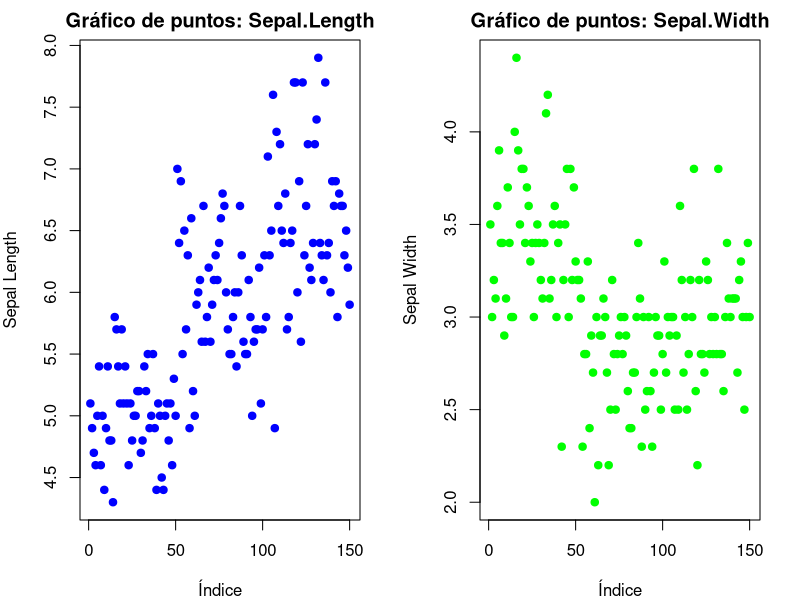
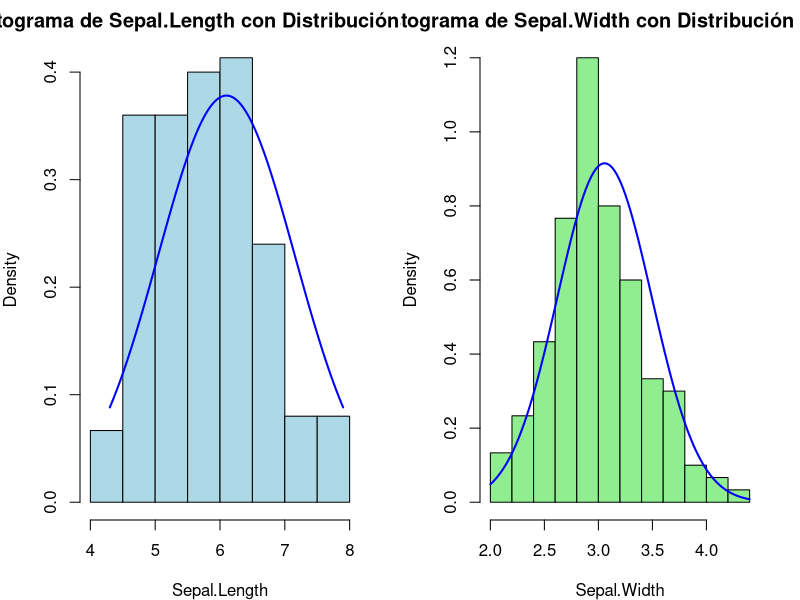
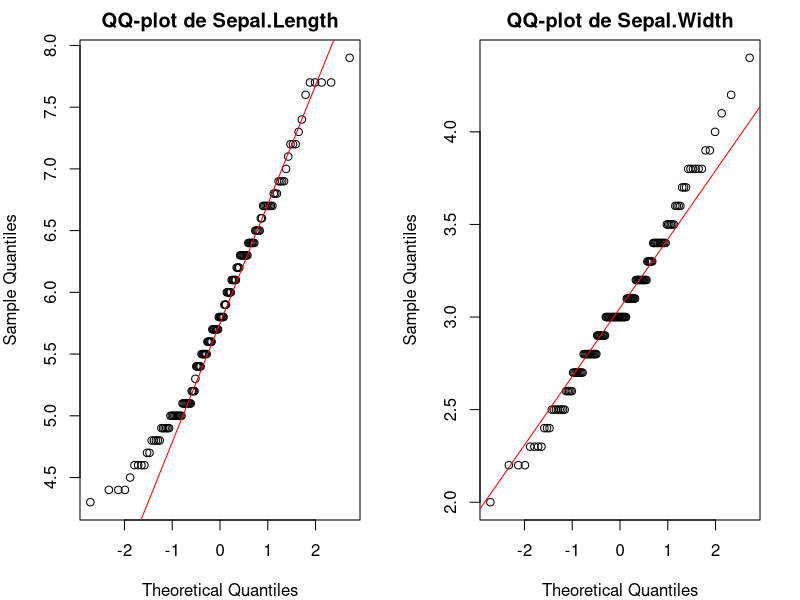
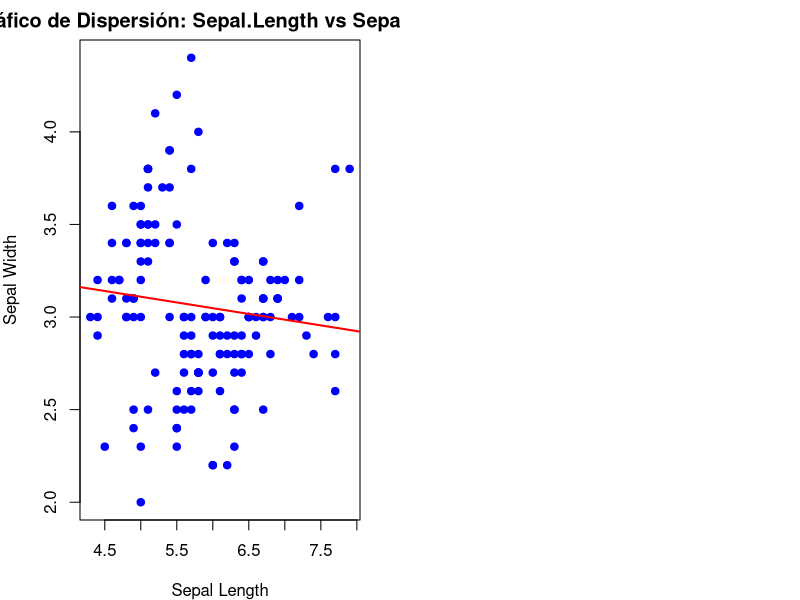
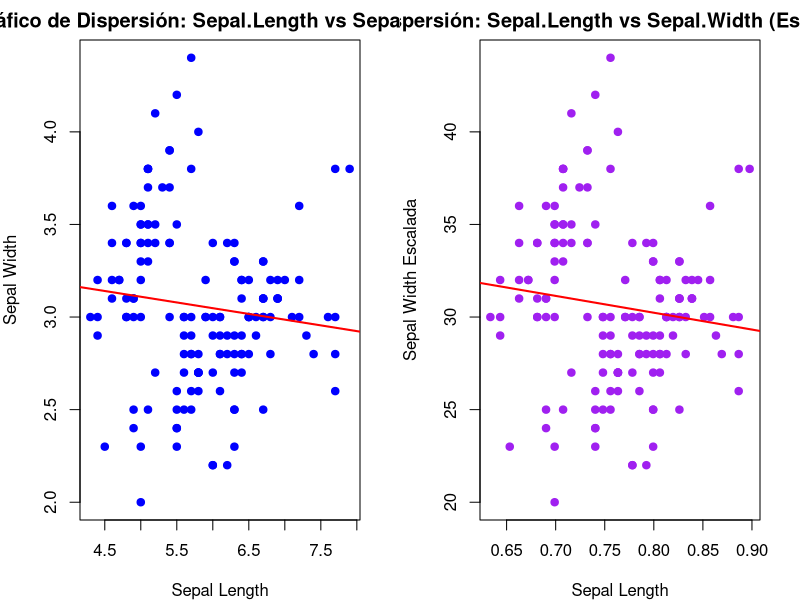
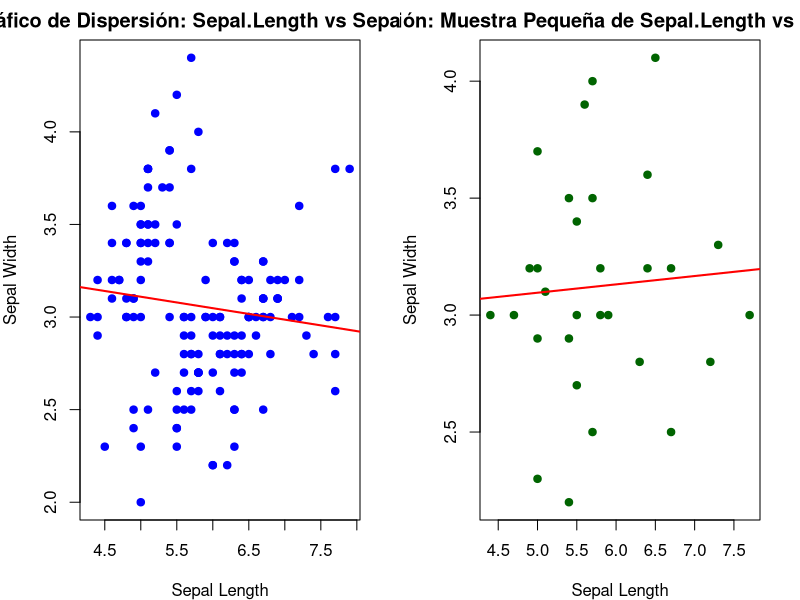
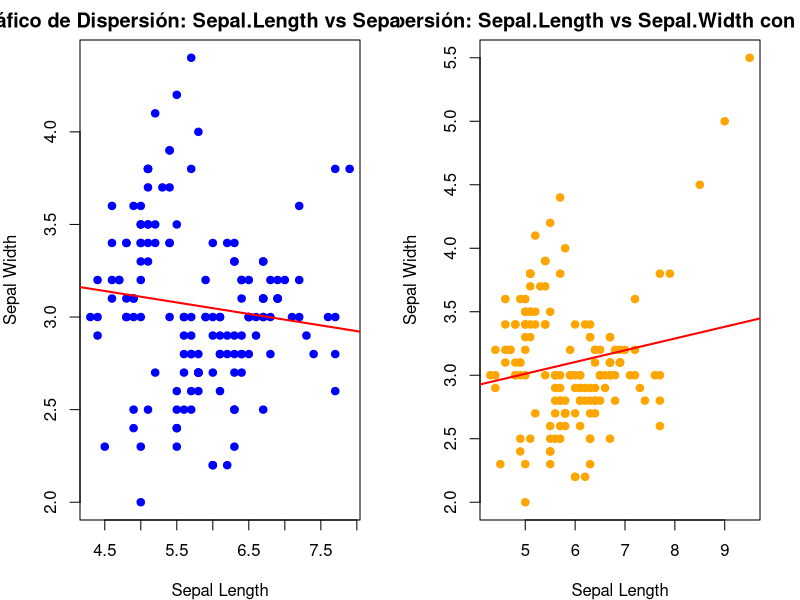
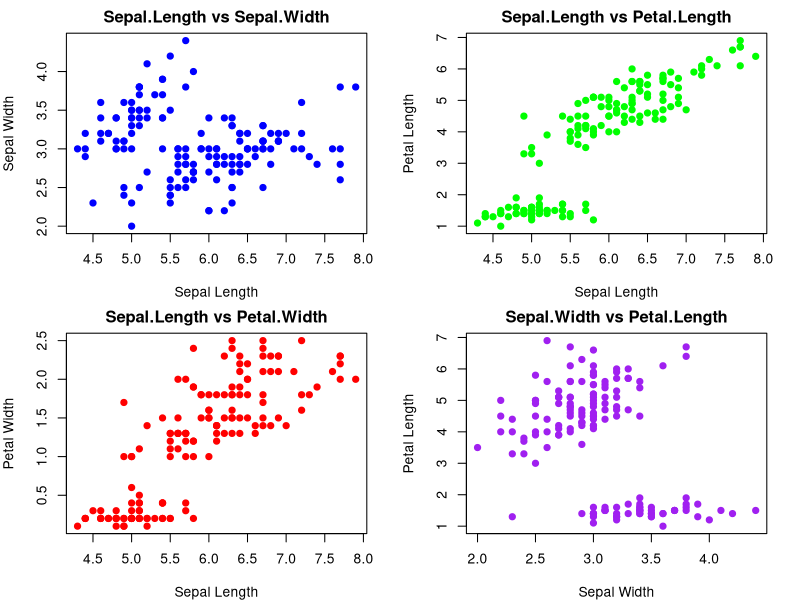

Recreate these plots in R, in order.
# UNIVERSIDAD DE NARIÑO
# FACULTAD DE CIENCIAS EXACTAS Y NATURALES
# PROGRAMA DE BIOLOGÍA
# Asignatura: Análisis de datos II
# Profesor: Jhon Jairo Calderón – Diego E. Martinez Revelo
#
# Análisis de correlación
#
# librerias
  library(nortest)
  library(corrplot)
  #
# Correlación simple
    #
    #Cargar el dataset iris
    data(iris)
    #
    # Seleccionar las variables numéricas de interés (Sepal.Length y Sepal.Width)
    x <- iris$Sepal.Length
    y <- iris$Sepal.Width
    #
  # 1. Gráfico de puntos para visualizar el comportamiento de cada variable
    par(mfrow = c(1, 2), mar=c(4,4,2,2)) 
    plot(x, main = "Gráfico de puntos: Sepal.Length", ylab = "Sepal Length", 
       xlab = "Índice", pch = 19, col = "blue") # Gráfico de puntos de Sepal.Length
    plot(y, main = "Gráfico de puntos: Sepal.Width", ylab = "Sepal Width", 
       xlab = "Índice", pch = 19, col = "green")   # Gráfico de puntos de Sepal.Width
    #
  # 2. Evaluación de la normalidad de Sepal.Length y Sepal.Width
    #
    # Histogramas
    #
    par(mfrow = c(1, 2), mar=c(4,4,2,2))
    hist(x, probability = TRUE, main = "Histograma de Sepal.Length con Distribución Normal",
       xlab = "Sepal.Length", col = "lightblue", border = "black")
    curve(dnorm(x, mean = mean(x), sd = sd(x)), from = min(x), to = max(x), 
        add = TRUE, col = "blue", lwd = 2)
    hist(y, probability = TRUE, main = "Histograma de Sepal.Width con Distribución Normal",
       xlab = "Sepal.Width", col = "lightgreen", border = "black")
    curve(dnorm(x, mean = mean(y), sd = sd(y)), from = min(y), to = max(y), 
          add = TRUE, col = "blue", lwd = 2)
    # QQ-plots
    par(mfrow = c(1, 2), mar=c(4,4,2,2))
    qqnorm(x, main = "QQ-plot de Sepal.Length")
    qqline(x, col = "red")
    qqnorm(y, main = "QQ-plot de Sepal.Width")
    qqline(y, col = "red")
    #
  # Pruebas de normalidad
    shapiro.test(x)
    shapiro.test(y)
    ad.test(x)
    ad.test(y)
    #
    # Interprete los resultados de las graficas y pruebas: ¿Los datos son normales?
    #
  # 3. Correlación de Pearson y Spearman para Sepal.Length y Sepal.Width
    #
    pearson_corr <- cor(x, y, method = "pearson")
    cat("Correlación de Pearson: ", pearson_corr, "\n")
    r_squared_pearson <- pearson_corr^2
    print(paste("R^2 para Pearson:", r_squared_pearson))
    # Interpretación:
    # La correlación de Pearson mide la relación lineal entre las variables.
    # - r = 1: Relación lineal positiva perfecta.
    # - r = -1: Relación lineal negativa perfecta.
    # - r = 0: Sin relación lineal.
    # - 0.3 - 0.7: Correlación positiva moderada.
    # - 0.7 - 1: Correlación positiva fuerte.
    # - -0.3 - -0.7: Correlación negativa moderada.
    # - -0.7 - -1: Correlación negativa fuerte.
    spearman_corr <- cor(x, y, method = "spearman")
    cat("Correlación de Spearman: ", spearman_corr, "\n")
    r_squared_spearman <- spearman_corr^2
    print(paste("R^2 para Spearman:", r_squared_spearman))
    # Interpretación:
    # La correlación de Spearman mide la relación monotónica basada en rangos.
    # - ρ = 1: Relación monotónica positiva perfecta.
    # - ρ = -1: Relación monotónica negativa perfecta.
    # - ρ = 0: Sin relación monotónica.
    # - 0.3 - 0.7: Correlación positiva moderada en rangos.
    # - 0.7 - 1: Correlación positiva fuerte en rangos.
    # - -0.3 - -0.7: Correlación negativa moderada en rangos.
    # - -0.7 - -1: Correlación negativa fuerte en rangos.
    #
  # Gráfico de dispersión entre las dos variables
    plot(x, y, main = "Gráfico de Dispersión: Sepal.Length vs Sepal.Width",
    xlab = "Sepal Length", ylab = "Sepal Width", pch = 19, col = "blue")
    abline(lm(y ~ x), col = "red", lwd = 2)  # Línea de regresión ajustada
    #
    # Interpretación: El gráfico de dispersión muestra la relación entre 
    #Sepal.Length y Sepal.Width. La línea de regresión muestra la tendencia lineal
    # entre las dos variables.
    # Que interpretación puede hacer de la figura: Hay correlación?
    #
  # 4. Sensibilidad de la correlación
      #
    # Evaluación de la sensibilidad de la correlación a la escala de las variables
      #
      # Ajustar escala de Sepal.Width y observar la correlación
      y_scaled <- y * 10  # Cambiar la escala de Sepal.Width
      x_scaled <- log10(x)
      pearson_corr_scaled <- cor(x_scaled, y_scaled, method = "pearson")
      cat("Correlación de Pearson con escala cambiada en Sepal.Width: ", pearson_corr_scaled, "\n")
      r_pearson_corr_scaled <- pearson_corr_scaled^2
      print(paste("R^2 para Pearson scaled:", r_squared_pearson))
      # Interpretación: La correlación no debería cambiar al ajustar la escala de
      # las variables. Esto verifica que la correlación de Pearson es insensible a 
      # la escala de las variables.
      #
      # Gráfico de dispersión con la variable escalada
      par(mfrow = c(1, 2), mar=c(4,4,2,2))
      plot(x, y, main = "Gráfico de Dispersión: Sepal.Length vs Sepal.Width",
           xlab = "Sepal Length", ylab = "Sepal Width", pch = 19, col = "blue")
      abline(lm(y ~ x), col = "red", lwd = 2)  # Línea de regresión ajustada
      plot(x_scaled, y_scaled, main = "Dispersión: Sepal.Length vs Sepal.Width (Escalada)", 
          xlab = "Sepal Length", ylab = "Sepal Width Escalada", pch = 19, col = "purple")
      abline(lm(y_scaled ~ x_scaled), col = "red", lwd = 2)  # Línea de regresión ajustada
      #
    # Sensibilidad al tamaño de muestra: usar una muestra más pequeña
      sample_size <- 30  # Tomar una muestra aleatoria
      x_sample <- sample(x, sample_size)
      y_sample <- sample(y, sample_size)
      pearson_corr_sample <- cor(x_sample, y_sample, method = "pearson")
      cat("Correlación de Pearson con muestra pequeña: ", pearson_corr_sample, "\n")
      r_pearson_corr_sample <- pearson_corr_sample^2
      print(paste("R^2 para Pearson sample:", r_squared_pearson))
      # Interpretación: La correlación puede variar con diferentes tamaños de muestra. 
      # Evaluar cómo cambia la correlación con una muestra pequeña ayuda a entender 
      # la estabilidad de la correlación con respecto al tamaño de muestra.
      #
      # Gráfico de dispersión con muestra pequeña
      par(mfrow = c(1, 2), mar=c(4,4,2,2))
      plot(x, y, main = "Gráfico de Dispersión: Sepal.Length vs Sepal.Width",
           xlab = "Sepal Length", ylab = "Sepal Width", pch = 19, col = "blue")
      abline(lm(y ~ x), col = "red", lwd = 2)  # Línea de regresión ajustada
      plot(x_sample, y_sample, main = "Dispersión: Muestra Pequeña de Sepal.Length vs Sepal.Width",
         xlab = "Sepal Length", ylab = "Sepal Width", pch = 19, col = "darkgreen")
      abline(lm(y_sample ~ x_sample), col = "red", lwd = 2)  # Línea de regresión ajustada
      #
      # Interpretación: Este gráfico muestra la relación en una muestra pequeña, 
      # destacando posibles variaciones en la correlación debido al tamaño 
      # reducido de la muestra.
      #
    # Evaluación de la sensibilidad a la presencia de outliers
      x_outliers <- c(x, 8.5, 9.0, 9.5)  # Añadir valores atípicos en Sepal.Length
      y_outliers <- c(y, 4.5, 5.0, 5.5)
      pearson_corr_outliers <- cor(x_outliers, y_outliers, method = "pearson")
      cat("Correlación de Pearson con outliers: ", pearson_corr_outliers, "\n")
      r_pearson_corr_outliers <- pearson_corr_outliers^2
      print(paste("R^2 para Pearson outliers:", r_squared_pearson))
            # Interpretación: Los outliers pueden influir significativamente en la 
      # correlación. Evaluar cómo cambian los resultados con outliers ayuda a entender 
      # la robustez de la correlación.
      #
      # Gráfico de dispersión con outliers
      #
      par(mfrow = c(1, 2), mar=c(4,4,2,2))
      plot(x, y, main = "Gráfico de Dispersión: Sepal.Length vs Sepal.Width",
           xlab = "Sepal Length", ylab = "Sepal Width", pch = 19, col = "blue")
      abline(lm(y ~ x), col = "red", lwd = 2)  # Línea de regresión ajustada
      plot(x_outliers, y_outliers, main = "Dispersión: Sepal.Length vs Sepal.Width con Outliers",
         xlab = "Sepal Length", ylab = "Sepal Width", pch = 19, col = "orange")
      abline(lm(y_outliers ~ x_outliers), col = "red", lwd = 2)  # Línea de regresión ajustada
      # Interpretación: Este gráfico muestra la relación entre Sepal.Length y 
      # Sepal.Width con outliers. Los outliers pueden distorsionar la visualización 
      # y la correlación calculada.
      #
      #
# Correlación multiple
    #
    # Cargar el dataset iris
    data(iris)
    # Seleccionar las 4 variables numéricas de interés
    variables <- iris[, 1:4]  # Sepal.Length, Sepal.Width, Petal.Length, Petal.Width
    #
  # 1. Graficar las relaciones entre las variables
    par(mfrow = c(2, 2), mar = c(4, 4, 2, 2))
    plot(variables$Sepal.Length, variables$Sepal.Width, main = "Sepal.Length vs Sepal.Width",
           xlab = "Sepal Length", ylab = "Sepal Width", pch = 19, col = "blue")
    plot(variables$Sepal.Length, variables$Petal.Length, main = "Sepal.Length vs Petal.Length",
           xlab = "Sepal Length", ylab = "Petal Length", pch = 19, col = "green")
    plot(variables$Sepal.Length, variables$Petal.Width, main = "Sepal.Length vs Petal.Width",
           xlab = "Sepal Length", ylab = "Petal Width", pch = 19, col = "red")
    plot(variables$Sepal.Width, variables$Petal.Length, main = "Sepal.Width vs Petal.Length",
           xlab = "Sepal Width", ylab = "Petal Length", pch = 19, col = "purple")
    #
  # 2. Evaluación de la normalidad de las variables
    #
    par(mfrow = c(2, 2), mar = c(4, 4, 2, 2))
    hist(variables$Sepal.Length, probability = TRUE, main = "Histograma de Sepal.Length",
         xlab = "Sepal Length", col = "lightblue", border = "black", ylim = c(0, 0.5))
    curve(dnorm(x, mean = mean(variables$Sepal.Length), sd = sd(variables$Sepal.Length)), 
          from = min(variables$Sepal.Length), to = max(variables$Sepal.Length), 
          add = TRUE, col = "blue", lwd = 3)
    hist(variables$Sepal.Width, probability = TRUE, main = "Histograma de Sepal.Width",
         xlab = "Sepal Width", col = "lightgreen", border = "black")
    curve(dnorm(x, mean = mean(variables$Sepal.Width), sd = sd(variables$Sepal.Width)), 
          from = min(variables$Sepal.Width), to = max(variables$Sepal.Width), 
          add = TRUE, col = "blue", lwd = 3)
    hist(variables$Petal.Length, probability = TRUE, main = "Histograma de Petal.Length",
         xlab = "Petal Length", col = "lightcoral", border = "black")
    curve(dnorm(x, mean = mean(variables$Petal.Length), sd = sd(variables$Petal.Length)), 
          from = min(variables$Petal.Length), to = max(variables$Petal.Length), 
          add = TRUE, col = "blue", lwd = 3)
    hist(variables$Petal.Width, probability = TRUE, main = "Histograma de Petal.Width",
         xlab = "Petal Width", col = "lightgoldenrod", border = "black")
    curve(dnorm(x, mean = mean(variables$Petal.Width), sd = sd(variables$Petal.Width)), 
          from = min(variables$Petal.Width), to = max(variables$Petal.Width), 
          add = TRUE, col = "blue", lwd = 3)
    #
    # q-q lots
    par(mfrow = c(2, 2), mar = c(4, 4, 2, 2))
    qqnorm(variables$Sepal.Length, main = "QQ-plot de Sepal.Length")
    qqline(variables$Sepal.Length, col = "red", lwd = 3)
    qqnorm(variables$Sepal.Width, main = "QQ-plot de Sepal.Width")
    qqline(variables$Sepal.Width, col = "red", lwd = 3)
    qqnorm(variables$Petal.Length, main = "QQ-plot de Petal.Length")
    qqline(variables$Petal.Length, col = "red", lwd = 3)
    qqnorm(variables$Petal.Width, main = "QQ-plot de Petal.Width")
    qqline(variables$Petal.Width, col = "red", lwd = 3)
    #
    # Pruebas de normalidad
    shapiro.test(variables$Sepal.Length)
    shapiro.test(variables$Sepal.Width)
    shapiro.test(variables$Petal.Length)
    shapiro.test(variables$Petal.Width)
    ad.test(variables$Sepal.Length)
    ad.test(variables$Sepal.Width)
    ad.test(variables$Petal.Length)
    ad.test(variables$Petal.Width)
    #
  # 3. Correlaciones
    #
    # Correlación de Pearson
    pearson_corr <- cor(variables, method = "pearson")
    pearson_corr  # Matriz de correlación de Pearson
    r_pearson_corr <- pearson_corr^2
    print(r_pearson_corr)
    # Calcular p-valores para Pearson
    p_values_pearson <- cor.mtest(variables, method = "pearson", conf.level = 0.95)$p
    print(p_values_pearson)
    # Gráfico de correlación de Pearson con p-valores
    corrplot(pearson_corr, p.mat = p_values_pearson, sig.level = 0.05, insig = "blank", 
             addCoef.col = "black", number.cex = 0.7, main = "Correlación de Pearson")
    #
    # Interpretación matriz de correlación:
    # La matriz de correlación muestra valores entre -1 y 1.
    # Valores cercanos a 1 indican una fuerte correlación positiva,
    # valores cercanos a -1 indican una fuerte correlación negativa,
    # y valores cercanos a 0 indican una débil o nula correlación.
    # En este caso, podemos analizar las correlaciones entre las variables Sepal 
    # y Petal.
    # Por ejemplo, una correlación alta entre Petal.Length y Petal.Width sugiere
    # que conforme una aumenta, la otra también lo hace (relación positiva).
    #
    # Matriz de varianza-covarianza para Pearson
    pearson_cov_matrix <- cov(variables)
    pearson_cov_matrix  # Matriz de varianza-covarianza
    #
    # Interpretación de la matriz de varianza-covarianza (Pearson):
    # La matriz de varianza-covarianza mide la dispersión conjunta de las variables.
    # Los valores diagonales representan la varianza de cada variable individual,
    # es decir, qué tanto se dispersan los datos alrededor de la media.
    # Los valores fuera de la diagonal indican la covarianza entre pares de variables,
    # que mide cómo varían juntas: un valor positivo indica que ambas variables tienden a
    # aumentar o disminuir juntas, mientras que un valor negativo indica que cuando una variable
    # aumenta, la otra tiende a disminuir.
    # Por ejemplo, una covarianza alta entre Petal.Length y Petal.Width indica que estas dos
    # variables tienden a aumentar o disminuir juntas, lo cual sugiere una relación directa.
    #
    # Correlación de Spearman
    spearman_corr <- cor(variables, method = "spearman")
    spearman_corr  # Matriz de correlación de Spearman
    r_spearman_corr <- spearman_corr^2
    print(r_spearman_corr)
    corrplot(spearman_corr)
    # Interpretación para Spearman:
    # Spearman mide la relación en términos de rangos y es más robusto frente a datos no normales.
    # Una correlación cercana a 1 o -1 sigue indicando relaciones fuertes (positivas o negativas), 
    # mientras que valores cercanos a 0 indican relaciones débiles o nulas.
    # A diferencia de Pearson, Spearman es menos sensible a valores atípicos
    # y puede detectar relaciones no lineales.
    #
    # Matriz de varianza-covarianza para Spearman
    spearman_cov_matrix <- cov(variables)  # No cambia, ya que cov() calcula varianza-covarianza
    spearman_cov_matrix  # Matriz de varianza-covarianza
    # 
    p_values_spearman <- cor.mtest(variables, method = "spearman", conf.level = 0.95)$p
    print(p_values_spearman)
    corrplot(spearman_corr, p.mat = p_values_spearman, sig.level = 0.05, insig = "blank", 
             addCoef.col = "black", number.cex = 0.7, main = "Correlación de Spearman")
    # Matriz de varianza-covarianza para Spearman
spearman_cov_matrix <- cov(variables)  # No cambia, ya que cov() calcula varianza-covarianza
spearman_cov_matrix  # Matriz de varianza-covarianza
    # Gráficos de dispersión entre las variables
    pairs(variables, main = "Gráficos de Dispersión entre las Variables",
          pch = 19, col = "blue")
    #
  # 4. Sensibilidad de la correlación multiple
    #
    # Sensibilidad al tamaño de muestra
    #
    # Crear una muestra pequeña aleatoria (por ejemplo, 50% de los datos)
    set.seed(123)  # Para reproducibilidad
    sample_indices <- sample(1:nrow(variables), size = 0.2 * nrow(variables))  # 50% de los datos
    small_sample <- variables[sample_indices, ]
    #
    # Calcular correlación y matriz de varianza-covarianza para la muestra completa
    pearson_corr_full <- cor(variables, method = "pearson")
    corrplot(pearson_corr_full)
        r_pearson_corr_full <- pearson_corr_full^2
    print(r_pearson_corr_full)
    cov_matrix_full <- cov(variables)
    print(cov_matrix_full)
    #
    # Calcular correlación y matriz de varianza-covarianza para la muestra pequeña
    pearson_corr_small <- cor(small_sample, method = "pearson")
    corrplot(pearson_corr_small)
    r_pearson_corr_small  <- pearson_corr_small ^2
    print(r_pearson_corr_small )
    cov_matrix_small <- cov(small_sample)
    print(cov_matrix_small)
    #
    # Graficos pareados
    pairs(variables, main = "Gráficos de Dispersión (Muestra Completa)",
          pch = 19, col = "blue")
    pairs(small_sample, main = "Gráficos de Dispersión (Muestra Pequeña)",
          pch = 19, col = "red")
    #
    # Mostrar las matrices de correlación y varianza-covarianza
    pearson_corr_full
    cov_matrix_full
    #
    pearson_corr_small
    cov_matrix_small
    #
    # Interpretación de la sensibilidad:
    # - **Matriz de Varianza-Covarianza**: Muestra la covarianza entre pares de  
    #  variables. Se mide en unidades cuadradas.
    #
    # - **Matriz de Correlación**: Muestra la fuerza y dirección de la relación 
    # lineal entre variables, estandarizada para eliminar el efecto de la escala.
    #
    # - **Sensibilidad al Tamaño de Muestra**: La matriz de correlación con un 
    # tamaño de muestra reducido puede diferir de la matriz calculada con la 
    # muestra completa. Un tamaño de muestra más pequeño puede introducir mayor 
    # variabilidad en las estimaciones de correlación.
  
